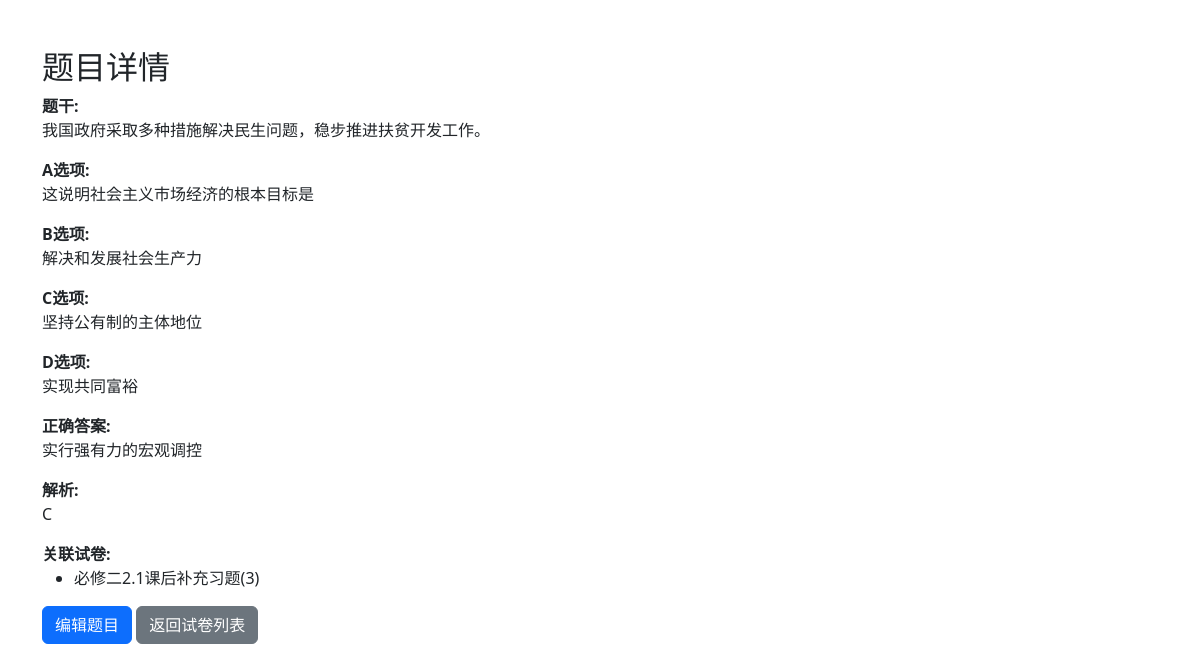
Screenshot of /questions/1 with the database file from the repository.
### tables this page shows
CREATE TABLE questions (
        id INTEGER PRIMARY KEY AUTOINCREMENT,
        question_type TEXT NOT NULL,  -- '选择题', '填空题', '问答题'
        material TEXT NOT NULL,       -- 材料部分
        question_text TEXT NOT NULL,  -- 设问
        option_a TEXT,  -- 选项A
        option_b TEXT,  -- 选项B
        option_c TEXT,  -- 选项C
        option_d TEXT,  -- 选项D
        correct_answer TEXT,  -- 正确答案
        analysis TEXT  -- 解析
    );

CREATE TABLE exam_paper (
            id INTEGER PRIMARY KEY AUTOINCREMENT,
            title TEXT NOT NULL,
            description TEXT,
            created_at TIMESTAMP DEFAULT CURRENT_TIMESTAMP
        , category TEXT, academic_year TEXT, semester TEXT);

### app.py (the view)
@app.route('/questions/<int:id>')
def question_detail(id):
    conn = get_db_connection()
    cursor = conn.cursor()
    cursor.execute('SELECT * FROM questions WHERE id = ?', (id,))
    question = cursor.fetchone()
    if question is None:
        return "题目未找到", 404  # 如果题目不存在，返回错误
    cursor.execute('''
        SELECT ep.title FROM exam_paper ep
        JOIN exam_paper_question epq ON ep.id = epq.exam_paper_id
        WHERE epq.question_id = ?
    ''', (id,))
    exam_papers = cursor.fetchall()
    conn.close()
    return render_template('question_detail.html', question=question, exam_papers=exam_papers)

### app.py (called while the page is built)
def get_db_connection():
    conn = sqlite3.connect('sztweb.db')
    conn.row_factory = sqlite3.Row
    return conn

### templates/question_detail.html (shortened to what this page needs)
<!DOCTYPE html>
<html lang="en">
<head>
    <link href="https://cdn.jsdelivr.net/npm/bootstrap@5.3.0/dist/css/bootstrap.min.css" rel="stylesheet">
</head>
<body class="container mt-5">
    <h2>题目详情</h2>
    <div class="form-group">
        <label for="question_text"><strong>题干:</strong></label>
        <p>{{ question[2] }}</p>
    </div>
    <div class="form-group">
        <label><strong>A选项:</strong></label>
        <p>{{ question[3] }}</p>
    </div>
    <div class="form-group">
        <label><strong>B选项:</strong></label>
        <p>{{ question[4] }}</p>
    </div>
    <div class="form-group">
        <label><strong>C选项:</strong></label>
        <p>{{ question[5] }}</p>
    </div>
    <div class="form-group">
        <label><strong>D选项:</strong></label>
        <p>{{ question[6] }}</p>
    </div>
    <div class="form-group">
        <label><strong>正确答案:</strong></label>
        <p>{{ question[7] }}</p>
    </div>
    <div class="form-group">
        <label><strong>解析:</strong></label>
        <p>{{ question[8] }}</p>
    </div>
    <div class="form-group">
        <label><strong>关联试卷:</strong></label>
        <ul>
            {% for paper in exam_papers %}
                <li>{{ paper[0] }}</li>
            {% endfor %}
        </ul>
    </div>
    <a href="{{ url_for('question_edit', id=question[0]) }}" class="btn btn-primary">编辑题目</a>
    <a href="{{ url_for('list_exam_papers') }}" class="btn btn-secondary">返回试卷列表</a>
</body>
</html>

### rows the page displays
questions: material "我国政府采取多种措施解决民生问题，稳步推进扶贫开发工作。", question_text "这说明社会主义市场经济的根本目标是", option_a "解决和发展社会生产力", option_b "坚持公有制的主体地位", option_c "实现共同富裕", option_d "实行强有力的宏观调控", correct_answer "C"
exam_paper: title "必修二2.1课后补充习题(3)"
